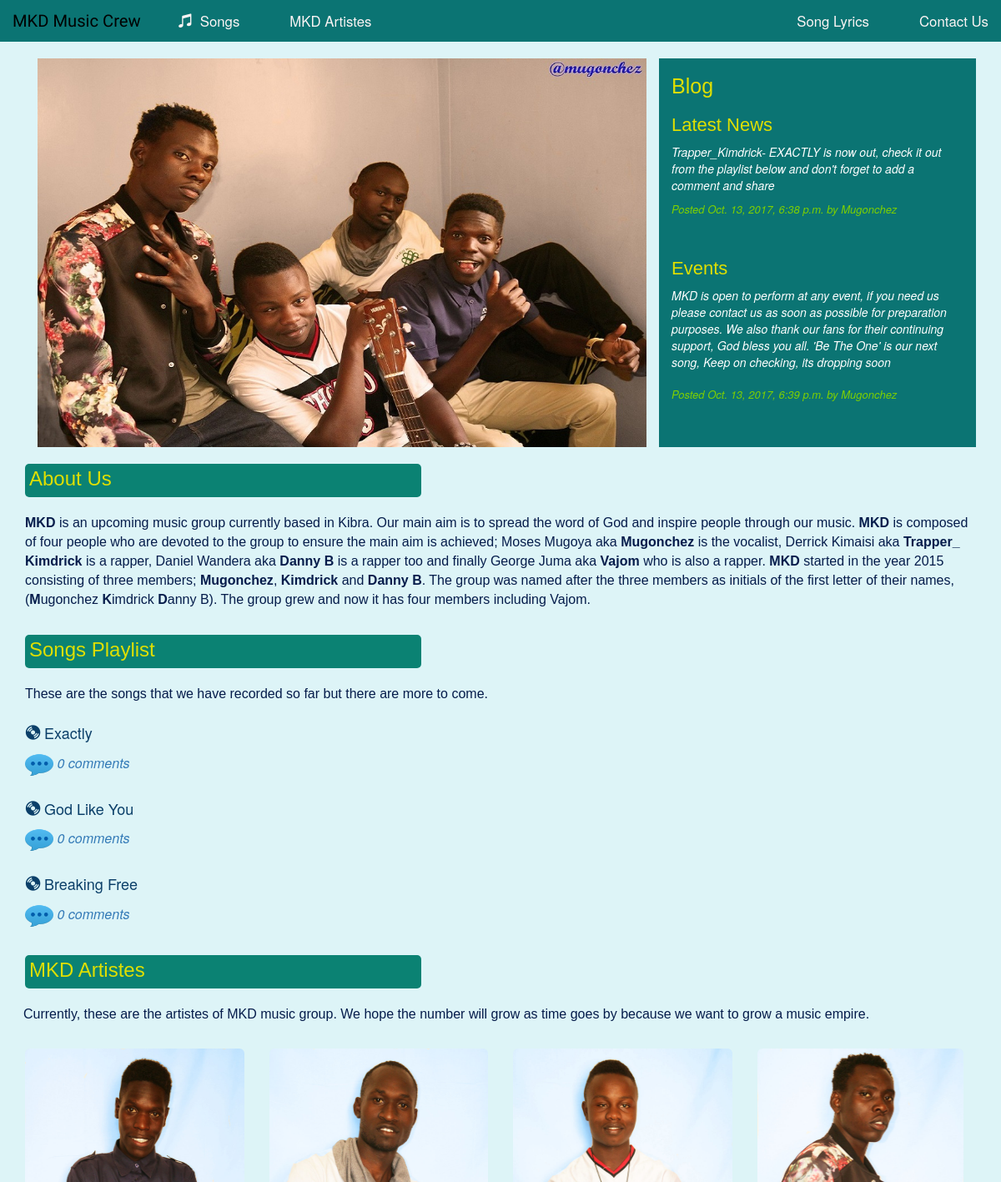
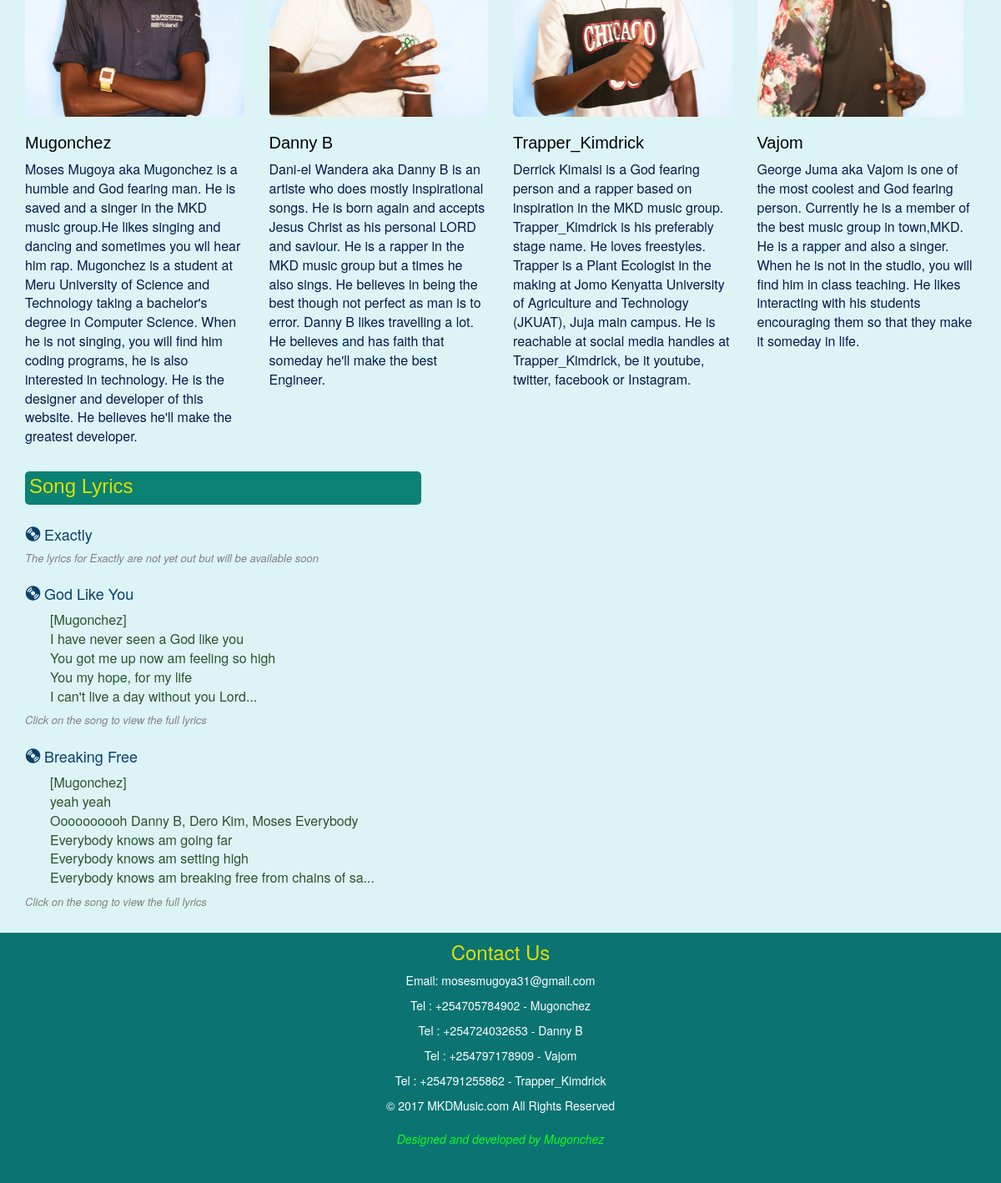
The app's page /music/ with its own data (2 pictures, top to bottom).
### music/models.py (models this page shows, shortened)
class DailyQuotes(models.Model):
    title = models.CharField(max_length=250)
    body = models.TextField()
    publish = models.DateTimeField(default=timezone.now)
    artist = models.CharField(max_length=250)
    class Meta:
        ordering = ('-publish',)

class BibleQuotes(models.Model):
    title = models.CharField(max_length=250)
    body = models.TextField()
    publish = models.DateTimeField(default=timezone.now)
    artist = models.CharField(max_length=250)
    class Meta:
        ordering = ('-publish',)

class Song(models.Model):
    title = models.CharField(max_length=250)
    slug = models.SlugField(max_length=250, unique_for_date='publish')
    publish = models.DateTimeField(default=timezone.now)
    songFile = models.FileField(upload_to='mysongs')
    artist = models.CharField(max_length=250)
    song_logo = models.ImageField(upload_to='myimages', default='')
    class Meta:
        ordering = ('-publish',)
    def get_absolute_url(self):
        return reverse('music:song_detail',
                       args=[self.publish.year,
                             self.publish.strftime('%m'),
                             self.publish.strftime('%d'),
                             self.slug]
                       )

### music/views.py (the view)
def index(request):
    daily = DailyQuotes.objects.all()
    bible = BibleQuotes.objects.all()
    song = Song.objects.all()
    lyrics = Lyric.objects.all()
    return render(request, 'music/index.html', {'daily': daily, 'bible': bible, 'song': song, 'lyrics': lyrics})

### music/templates/music/index.html (shortened to what this page needs)
{% extends 'base.html'%}
{%block content%}
    {% load static %}
    <div class="container">
        <div class="col-md-8">
            <img src="{% static 'music/img/mkd4.jpg' %}" class="img-responsive heit">
        </div>
        <div class="col-md-4 sideB">
            <h3 id="Iq">Blog</h3>
            <h3 id="iq2">Latest News</h3>
            {%for quote in daily%}
                <p id="quote">
                    {{quote.body}}
                </p>
                <p class="pub">
                    Posted {{quote.publish}} by {{quote.artist}}
                </p>
            {%endfor%}
            <br>
            <h3 id="Ib">Events</h3>
            <p id="quot">
                {%for quot in bible%}
                {{quot.body}}
            </p>
            <br>
            <br>
            <p class="pub">
                Posted {{quot.publish}} by {{quot.artist}}
            </p>
            {%endfor%}
        </div>
    </div>
    <br>
    <div class="container">
        <div class="col-sm-5 mkd">
            <h3 class="hu">About Us</h3>
        </div>
    </div>
    <br>
    <div class="container">
        <p id="pras">
            <b>MKD</b> is an upcoming music group currently based in Kibra. Our main aim is to spread the word of God and inspire
            people through our music. <b>MKD</b> is composed of four people who are devoted to the group to ensure the main
            aim is achieved; Moses Mugoya aka <b>Mugonchez</b> is the vocalist, Derrick Kimaisi aka <b>Trapper_
            Kimdrick</b> is a rapper, Daniel Wandera aka <b>Danny B</b> is a rapper too and finally George Juma aka
            <b>Vajom</b> who is also a rapper. <b>MKD</b> started in the year 2015 consisting of three members; <b>Mugonchez</b>,
            <b>Kimdrick</b> and <b>Danny B</b>. The group was named after the three members as initials of the first letter
            of their names,(<b>M</b>ugonchez <b>K</b>imdrick <b>D</b>anny B). The group grew and now it has four members including
            Vajom.
        </p>
    </div>
    <br>
  <div class="container">
      <div class="col-sm-5 mkd">
        <h3 class="hu" id="playlist">Songs Playlist</h3>
      </div>
      <br>
      <br>
      <br>
      <p class="more">These are the songs that we have recorded so far but there are more to come.</p>
      {%for son in song%}
            <h3 >
                <a id="songs" href="{{son.get_absolute_url}}">
                    <span class="glyphicon glyphicon-cd" aria-hidden="true"></span>  {{son.title}}
                </a>
            </h3>
            <p class="counts">
                <a href="{{son.get_absolute_url}}">
                     <img src="{%static 'music/img/comment.png'%}" style="width:34px;height:34px;border:0;">
                     {{son.comments.count}} comment{{ son.comments.count|pluralize }}
                </a>
            </p>
      {%endfor%}
  </div>
  <br>
  <div class="container">
      <div class="col-sm-5 mkd" >
          <h3 class="hu" id="mkda">MKD Artistes</h3>
      </div>
  </div>
  <br>
  <div class="container">
      <div class="row">
           <p class="more" id="left">Currently, these are the artistes of MKD music group. We hope the number will grow as
               time goes by because we want to grow a music empire.
           </p>
          <br>
          {%load static%}
          <section class="col-sm-3">
              <img src="{% static 'music/img/mugonchez.jpg'%}" class="img-rounded img-responsive hi">
              <h3 class="name">Mugonchez</h3>
              <p class="art">
                  Moses Mugoya aka Mugonchez is a humble and God fearing man. He is saved and a singer in the MKD music group.He likes
                  singing and dancing and sometimes you wll hear him rap. Mugonchez is a student at Meru University
                  of Science and Technology taking a bachelor's degree in Computer Science. When he is not singing, you
                  will find him coding programs, he is also interested in technology. He is the designer and developer
                  of this website. He believes he'll make the greatest developer.
              </p>
          </section>
          <section class="col-sm-3">
              <img src="{%static 'music/img/dannyB.jpg'%}" class="img-rounded img-responsive hi">
              <h3 class="name">Danny B</h3>
              <p class="art">
                  Dani-el Wandera aka Danny B is an artiste who does mostly inspirational songs. He is born again and
                  accepts Jesus Christ as his personal LORD and saviour. He is a rapper in the MKD music group but
                  a times he also sings. He believes in being the best though not perfect as man is to error. Danny B
                  likes travelling a lot. He believes and has faith that someday he'll make the best Engineer.
              </p>
          </section>
          <section class="col-sm-3">
              <img src="{%static 'music/img/trapper.jpg'%}" class="img-rounded img-responsive hi">
              <h3 class="name">Trapper_Kimdrick</h3>
              <p class="art">
                  Derrick Kimaisi is a God fearing person and a rapper based on inspiration in the MKD music group.
                  Trapper_Kimdrick is his preferably stage name. He loves freestyles. Trapper is a Plant Ecologist in
                  the making at Jomo Kenyatta University of Agriculture and Technology (JKUAT), Juja main campus. He is
                  reachable at social media handles at Trapper_Kimdrick, be it youtube, twitter, facebook or Instagram.
              </p>
          </section>
          <section class="col-sm-3">
              <img src="{% static 'music/img/vajom.jpg'%}" class="img-rounded img-responsive hi">
              <h3 class="name">Vajom</h3>
              <p class="art">
                  George Juma aka Vajom is one of the most coolest and God fearing person. Currently he is a member of
                  the best music group in town,MKD. He is a rapper and also a singer. When he is not in the studio, you
                  will find him in class teaching. He likes interacting with his students encouraging them so that they
                  make it someday in life.
              </p>
          </section>
      </div>
  </div>
  <br>
  <div class="container">
      <div class="col-sm-5 mkd">
          <h3 class="hu" id="lyric">Song Lyrics</h3>
      </div>
  </div>
  <div class="container">
          {% for songs in song%}
            {% if songs.slug == "breaking-free" %}
                <h3>
                    <a class="lyrics" href="{% url 'music:breaking_free'  songs.id%}">
                         <span class="glyphicon glyphicon-cd" aria-hidden="True"></span> {{songs.title}}
                    </a>
                </h3>
                <p class="count">
                    [Mugonchez]
                      <br>
                        yeah yeah
                      <br>
                    Oooooooooh Danny B, Dero Kim, Moses Everybody
                      <br>
                    Everybody knows am going far
                      <br>
                    Everybody knows am setting high
                      <br>
                    Everybody knows am breaking free from chains of sa...
                      <br>
                    <h4 class="create">Click on the song to view the full lyrics</h4>
                </p>
            {% elif songs.slug == "god-like-you" %}
                <h3>
                    <a  class="lyrics" href="{% url 'music:god_like'  songs.id%}">
                         <span class="glyphicon glyphicon-cd" aria-hidden="True"></span> {{songs.title}}
                    </a>
                </h3>
                <p class="count">
                    [Mugonchez]
                      <br>
                    I have never seen a God like you
                      <br>
                    You got me up now am feeling so high
                      <br>
                    You my hope, for my life
                      <br>
                    I can't live a day without you Lord...
                      <br>
                    <h4 class="create">Click on the song to view the full lyrics</h4>
                </p>
           {% else %}
            <h3>
                 <a class="lyrics" href="#">
                         <span class="glyphicon glyphicon-cd" aria-hidden="True"></span> {{songs.title}}
                 </a>
            </h3>
            <h4 class="create">The lyrics for Exactly are not yet out but will be available soon</h4>
            {%endif%}
          {%endfor%}
  </div>
  <div id="footer">
      <h3 id="contact">Contact Us</h3>
      <p>Email: mosesmugoya31@gmail.com</p>
      <p>Tel  : +254705784902 - Mugonchez</p>
      <p>Tel  : +254724032653 - Danny B</p>
      <P>Tel  : +254797178909 - Vajom</P>
      <p>Tel  : +254791255862 - Trapper_Kimdrick</p>
      &copy; 2017 MKDMusic.com All Rights Reserved
        <br>
        <br>
      <p id="dev">Designed and developed by Mugonchez</p>
  </div>
{%endblock%}

### music/templates/base.html (shortened to what this page needs)
<!DOCTYPE html>
<html lang="en">
<head>
      {% load static %}
    <link rel="stylesheet" type="text/css" href="{% static 'music/bootstrap/css/bootstrap.min.css' %}">
    <link rel="stylesheet" type="text/css" href="{% static 'music/style.css' %}">
</head>
<body id="bod" data-spy="scroll" data-target=".navbar" data-offset="100">
    <div class="container-fluid">
        <div class="row">
            <nav class="navbar navbar-default navbar-fixed-top">
                {% load static %}
                <div class="navbar-header">
                    {% load static %}
                    <a class="navbar-brand logo" href="{% url 'music:index' %}">
                        MKD Music Crew
                    </a>
                </div>
                <div class="navbar-collapse collapse" id="navB">
                     <ul class="nav navbar-nav navbar-left">
                        <li>
                            <a href="#playlist"><span class="glyphicon glyphicon-music" aria-hidden="true"></span>&nbsp; Songs</a>
                        </li>
                        <li><a href="#mkda">MKD Artistes</a> </li>
                     </ul>
                    <ul class="nav navbar-nav navbar-right">
                        <li><a href="#lyric">Song Lyrics</a> </li>
                        <li><a href="#contact">Contact Us</a></li>
                    </ul>
                </div>
            </nav>
        </div>
    </div>
    {%block content%}
    {%endblock%}
    {%load static%}
</body>
</html>

### music/static/music/style.css (style rules this page uses)
.navbar-default .navbar-brand { font-size: 1.2em; color: rgb(223,223,0); }
#bod { padding-top:70px; background-color:rgb(221,244,247); }
.navbar { background-color:rgb(11,116,115); font-size: 1.2em; border: none; border-radius:0; }
.navbar-default .navbar-nav > li > a { color: rgb(251,244,244); padding-left:30px; padding-right:30px; }
.sideB { background-color:rgb(11,116,115); height:466px; color: rgb(223,223,0); }
#Iq { font-size: 25px; font-family: Verdana, Helvetica, Serif; }
#iq2 { font-size: 22px; font-family: Verdana, Helvetica, Serif; }
#Ib { font-size: 22px; font-family: Verdana, Helvetica, Serif; }
#quote { color:white; font-style: italic; }
#quot { color:white; font-style:italic; display:inline; }
#pras { font-size:16px; color:#051c4b; font-family: Verdana, Helvetica, Serif; }
.more { font-size: 16px; color:#051c4b; font-family: Verdana, Helvetica, Serif; }
#songs { font-size:18px; color:#0b3f69; }
.mkd { background-color:rgb(11,130,115); height:40px; color: rgb(223,223,0); padding:5px; border-radius:5px; }
.hu { display:inline; font-family: Verdana, Helvetica, Serif; }
.name { font-family: Verdana, Helvetica, Serif; font-size: 20px; color:#000; }
.art { font-size:16px; color:#051c4b; }
.hi { height: 300px; }
#left { margin-left:13px; }
.create { font-style:italic; font-size:13px; color:grey; }
.counts { color:#0a8120; font-size:16px; font-style:italic; }
.logo { font-family:Satisfy; }
.pub { font-style:italic; font-size: 13px; color: #7ed000; }
.lyrics { font-size:18px; color:#0b3f69; }
.count { color:#2d522e; font-size:16px; margin-left: 30px; }
#footer { background-color:rgb(11,116,115); height:300px; text-align: center; color: white; }
#contact { color: rgb(223,223,0); padding-top:10px; }
#dev { color:#14fb1d; font-style:italic; }

### records on screen
DailyQuotes: body "Trapper_Kimdrick- EXACTLY is now out, check it out from the playlist below and don't forget to add a comment and share", publish "Oct. 13, 2017, 6:38 p.m.", artist "Mugonchez"
BibleQuotes: body "MKD is open to perform at any event, if you need us please contact us as soon as possible for preparation purposes. We also thank our fans for their continuing support, God bless you all. 'Be The One' is our next song, Keep on checking, its dropping soon", publish "Oct. 13, 2017, 6:39 p.m.", artist "Mugonchez"
Song: title "Exactly", comments.count "0"
Song: title "God Like You", comments.count "0"
Song: title "Breaking Free", comments.count "0"
